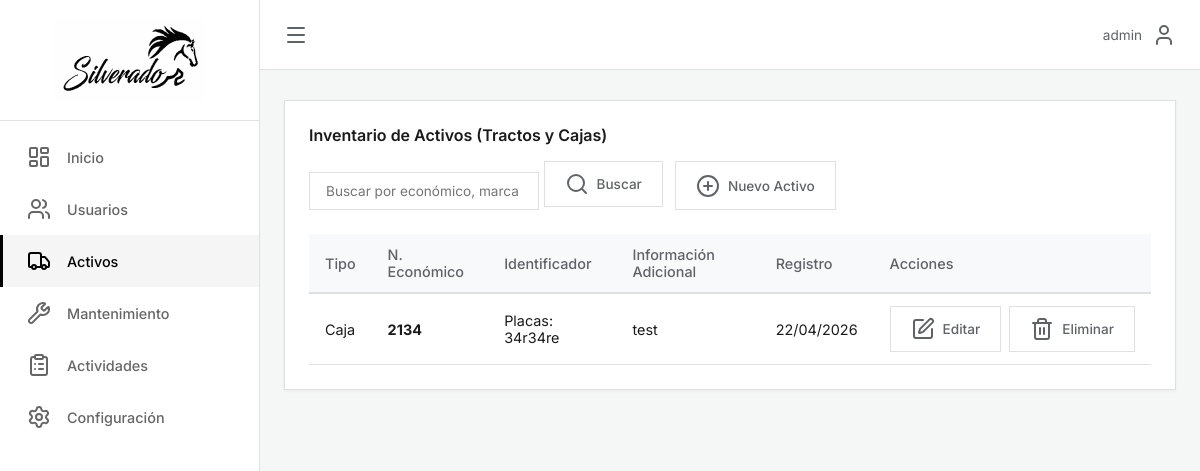
/home/assets/ (signed in), run on an earlier commit of the app's database.
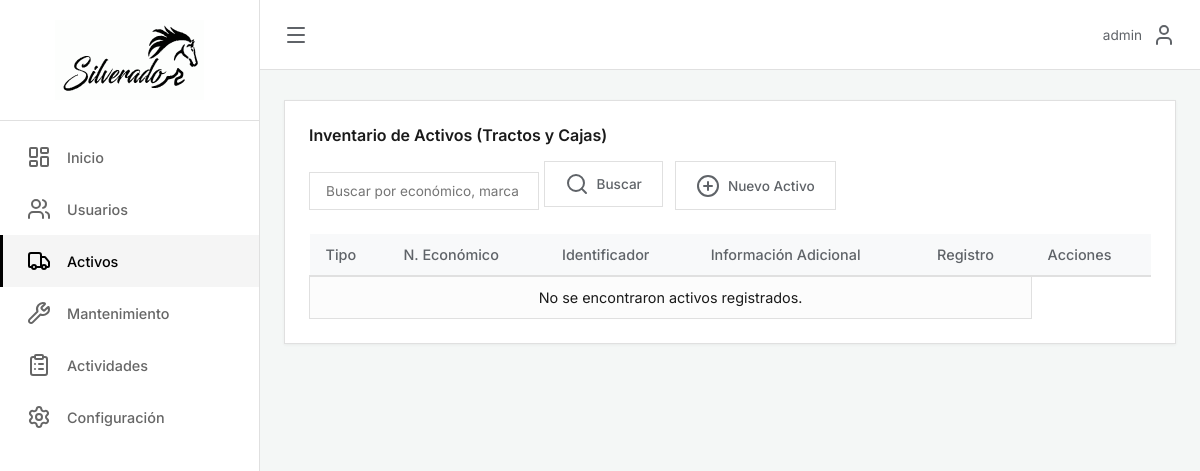
And on a later commit of the database.
### home/models.py (models this page shows, shortened)
class Asset(models.Model):
    ASSET_TYPE_CHOICES = [
        ('tracto', 'Tracto'),
        ('caja', 'Caja'),
    ]
    asset_type = models.CharField(
        max_length=10,
        choices=ASSET_TYPE_CHOICES,
        verbose_name="Tipo de Activo"
    )
    number = models.CharField(max_length=50, unique=True, verbose_name="Número Económico")
    observations = models.TextField(blank=True, null=True, verbose_name="Observaciones")
    created_at = models.DateTimeField(auto_now_add=True)
    updated_at = models.DateTimeField(auto_now=True)
    brand = models.CharField(max_length=100, blank=True, null=True, verbose_name="Marca")
    model_name = models.CharField(max_length=100, blank=True, null=True, verbose_name="Modelo")
    transmission = models.CharField(max_length=100, blank=True, null=True, verbose_name="Transmisión")
    operator = models.CharField(max_length=150, blank=True, null=True, verbose_name="Operador")
    operator_number = models.CharField(max_length=50, blank=True, null=True, verbose_name="Número de Operador")
    engine = models.CharField(max_length=100, blank=True, null=True, verbose_name="Motor")
    plates = models.CharField(max_length=20, blank=True, null=True, verbose_name="Placas")
    dimensions = models.CharField(max_length=100, blank=True, null=True, verbose_name="Dimensiones")
    state = models.CharField(max_length=100, blank=True, null=True, verbose_name="Estado")
    condition = models.CharField(max_length=100, blank=True, null=True, verbose_name="Condición")
    class Meta:
        verbose_name = "Activo"
        verbose_name_plural = "Activos"
        ordering = ['-created_at']

### home/views.py (the view)
# urls.py: path('assets/', user_passes_test(is_admin_user)(views.show_assets), name='assets'),
def show_assets(request: HttpRequest):
    search_query = request.GET.get('q', '')
    page_number = request.GET.get('page', 1)
    all_assets = assets.show_assets_controller(search_query)
    paginator = Paginator(all_assets, 10)
    page_obj = paginator.get_page(page_number)
    return render(request, 'assets/assets.html', {
        'page_obj': page_obj,
        'search_query': search_query
    })

### home/controllers/assets.py (called while the page is built, shortened)
def show_assets_controller(search_query: str = None):
    assets = Asset.objects.all().order_by('-created_at')
    return assets

### home/urls.py (called while the page is built)
def is_admin_user(user):
    return user.is_authenticated and user.role in ['administrador', 'propietario']

### home/templates/assets/assets.html (shortened to what this page needs)
{% extends 'base.html' %}
{% load static %}
{% block content %}
<div class="data-section no-roundness">
    <h3>Inventario de Activos (Tractos y Cajas)</h3>
    <div class="filters-row">
        <form method="get" class="users-search-form">
            <input type="text" name="q" value="{{ search_query }}"
                   placeholder="Buscar por económico, marca o placas..."
                   class="filter-select">
            <button type="submit" class="action-btn">
                <i data-lucide="search"></i> Buscar
            </button>
        </form>
        <a href="{% url 'create_asset' %}" class="action-btn">
            <i data-lucide="plus-circle"></i>
            <span>Nuevo Activo</span>
        </a>
    </div>
    <div class="table-container">
        <table class="data-table">
            <thead>
                <tr>
                    <th>Tipo</th>
                    <th>N. Económico</th>
                    <th>Identificador</th>
                    <th>Información Adicional</th>
                    <th>Registro</th>
                    <th>Acciones</th> </tr>
            </thead>
            <tbody>
                {% for asset in page_obj %}
                <tr>
                    <td>{{ asset.get_asset_type_display }}</td>
                    <td><strong>{{ asset.number }}</strong></td>
                    <td>
                        {% if asset.asset_type == 'tracto' %}
                            {{ asset.brand|default:"-" }} {{ asset.model_name|default:"" }}
                        {% else %}
                            Placas: {{ asset.plates|default:"-" }}
                        {% endif %}
                    </td>
                    <td>
                        {% if asset.asset_type == 'tracto' %}
                            Operador: {{ asset.operator|default:"Sin asignar" }}
                        {% else %}
                            {{ asset.dimensions|default:"Sin dimensiones" }}
                        {% endif %}
                    </td>
                    <td>{{ asset.created_at|date:"d/m/Y" }}</td>
                    <td>
                        <div style="display: flex; gap: 8px;">
                            <a href="{% url 'edit_asset' asset.id %}" class="action-btn">
                                <i data-lucide="edit"></i> Editar
                            </a>
                            <form action="{% url 'delete_asset' asset.id %}" method="post" class="delete-form"
                                  onsubmit="return confirm('¿Estás seguro de eliminar este activo? Esta acción no se puede deshacer.');">
                                <button type="submit" class="action-btn btn-danger-outline">
                                    <i data-lucide="trash-2"></i> Eliminar
                                </button>
                            </form>
                        </div>
                    </td>
                </tr>
                {% empty %}
                <tr>
                    <td colspan="5" class="placeholder-box">No se encontraron activos registrados.</td>
                </tr>
                {% endfor %}
            </tbody>
        </table>
    </div>
</div>
{% endblock %}

What changed in the data, as far as the page shows it:
removed Asset: asset_type "Caja", number "2134", plates "34r34re", dimensions "test", created_at "22/04/2026"
Also different on the page:
text now shown: "No se encontraron activos registrados."
